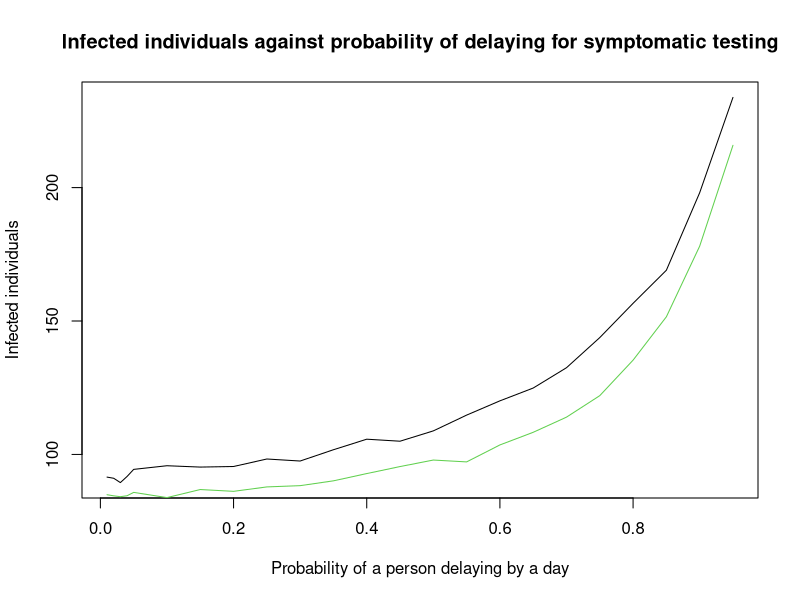

R code for this plot:
Prob_delay <-c(0.01, 0.02, 0.03, 0.04, 0.05, 0.1, 0.15, 0.2, 0.25, 0.3, 0.35, 0.4, 0.45, 0.5, 0.55, 0.6, 0.65, 0.7, 0.75, 0.8, 0.85, 0.9, 0.95)
Ten_tests_infections<-c(91.506, 91.068, 89.446, 91.722, 94.398, 95.766, 95.26, 95.478, 98.288, 97.530, 101.762, 105.710, 104.954, 108.828, 114.74, 120.084, 124.886, 132.502, 143.802, 156.634, 169.036, 198.076, 233.802)
Twenty_tests_infections<-c(84.902, 84.486, 84.164, 84.510, 85.776, 83.822, 86.846, 86.170, 87.826, 88.300, 90.108, 92.83, 95.456, 97.896, 97.202, 103.564, 108.3, 113.98, 122.036, 135.34, 151.584, 178.052, 215.85)
plot(Prob_delay,Ten_tests_infections, type="l",xlab= "Probability of a person delaying by a day", ylab = "Infected individuals", main="Infected individuals against probability of delaying for symptomatic testing" )
lines(Prob_delay, Twenty_tests_infections, col=3)
